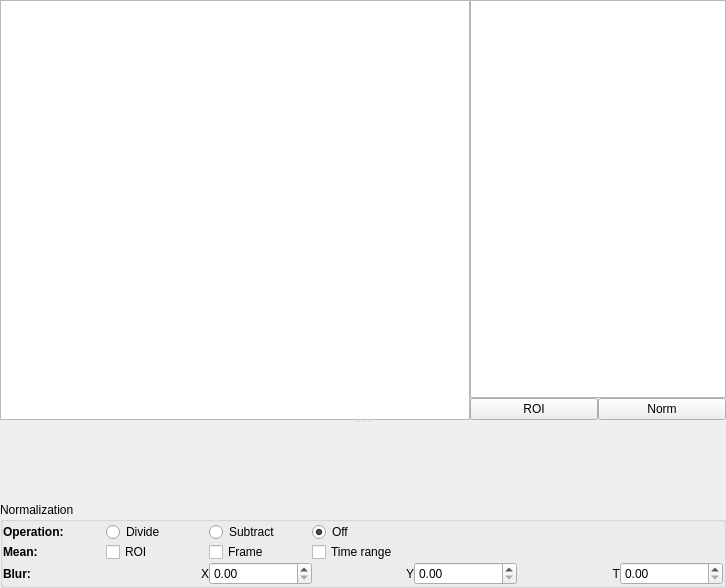
<?xml version="1.0" encoding="UTF-8"?>
<ui version="4.0">
 <class>Form</class>
 <widget class="QWidget" name="Form">
  <property name="geometry">
   <rect>
    <x>0</x>
    <y>0</y>
    <width>726</width>
    <height>588</height>
   </rect>
  </property>
  <property name="windowTitle">
   <string>Form</string>
  </property>
  <layout class="QGridLayout" name="gridLayout_3">
   <property name="margin">
    <number>0</number>
   </property>
   <property name="spacing">
    <number>0</number>
   </property>
   <item row="0" column="0">
    <widget class="QSplitter" name="splitter">
     <property name="orientation">
      <enum>Qt::Vertical</enum>
     </property>
     <widget class="QWidget" name="layoutWidget">
      <layout class="QGridLayout" name="gridLayout">
       <property name="spacing">
        <number>0</number>
       </property>
       <item row="0" column="0" rowspan="2">
        <widget class="GraphicsView" name="graphicsView"/>
       </item>
       <item row="0" column="1" colspan="2">
        <widget class="HistogramLUTWidget" name="histogram"/>
       </item>
       <item row="1" column="1">
        <widget class="QPushButton" name="roiBtn">
         <property name="sizePolicy">
          <sizepolicy hsizetype="Minimum" vsizetype="Fixed">
           <horstretch>0</horstretch>
           <verstretch>1</verstretch>
          </sizepolicy>
         </property>
         <property name="text">
          <string>ROI</string>
         </property>
         <property name="checkable">
          <bool>true</bool>
         </property>
        </widget>
       </item>
       <item row="1" column="2">
        <widget class="QPushButton" name="normBtn">
         <property name="sizePolicy">
          <sizepolicy hsizetype="Minimum" vsizetype="Fixed">
           <horstretch>0</horstretch>
           <verstretch>1</verstretch>
          </sizepolicy>
         </property>
         <property name="text">
          <string>Norm</string>
         </property>
         <property name="checkable">
          <bool>true</bool>
         </property>
        </widget>
       </item>
      </layout>
     </widget>
     <widget class="PlotWidget" name="roiPlot" native="true">
      <property name="sizePolicy">
       <sizepolicy hsizetype="Preferred" vsizetype="Preferred">
        <horstretch>0</horstretch>
        <verstretch>0</verstretch>
       </sizepolicy>
      </property>
      <property name="minimumSize">
       <size>
        <width>0</width>
        <height>40</height>
       </size>
      </property>
     </widget>
    </widget>
   </item>
   <item row="1" column="0">
    <widget class="QGroupBox" name="normGroup">
     <property name="title">
      <string>Normalization</string>
     </property>
     <layout class="QGridLayout" name="gridLayout_2">
      <property name="margin">
       <number>0</number>
      </property>
      <property name="spacing">
       <number>0</number>
      </property>
      <item row="0" column="2">
       <widget class="QRadioButton" name="normSubtractRadio">
        <property name="text">
         <string>Subtract</string>
        </property>
       </widget>
      </item>
      <item row="0" column="1">
       <widget class="QRadioButton" name="normDivideRadio">
        <property name="text">
         <string>Divide</string>
        </property>
        <property name="checked">
         <bool>false</bool>
        </property>
       </widget>
      </item>
      <item row="0" column="0">
       <widget class="QLabel" name="label_5">
        <property name="font">
         <font>
          <weight>75</weight>
          <bold>true</bold>
         </font>
        </property>
        <property name="text">
         <string>Operation:</string>
        </property>
       </widget>
      </item>
      <item row="1" column="0">
       <widget class="QLabel" name="label_3">
        <property name="font">
         <font>
          <weight>75</weight>
          <bold>true</bold>
         </font>
        </property>
        <property name="text">
         <string>Mean:</string>
        </property>
       </widget>
      </item>
      <item row="2" column="0">
       <widget class="QLabel" name="label_4">
        <property name="font">
         <font>
          <weight>75</weight>
          <bold>true</bold>
         </font>
        </property>
        <property name="text">
         <string>Blur:</string>
        </property>
       </widget>
      </item>
      <item row="1" column="1">
       <widget class="QCheckBox" name="normROICheck">
        <property name="text">
         <string>ROI</string>
        </property>
       </widget>
      </item>
      <item row="2" column="2">
       <widget class="QDoubleSpinBox" name="normXBlurSpin"/>
      </item>
      <item row="2" column="1">
       <widget class="QLabel" name="label_8">
        <property name="text">
         <string>X</string>
        </property>
        <property name="alignment">
         <set>Qt::AlignRight|Qt::AlignTrailing|Qt::AlignVCenter</set>
        </property>
       </widget>
      </item>
      <item row="2" column="3">
       <widget class="QLabel" name="label_9">
        <property name="text">
         <string>Y</string>
        </property>
        <property name="alignment">
         <set>Qt::AlignRight|Qt::AlignTrailing|Qt::AlignVCenter</set>
        </property>
       </widget>
      </item>
      <item row="2" column="4">
       <widget class="QDoubleSpinBox" name="normYBlurSpin"/>
      </item>
      <item row="2" column="5">
       <widget class="QLabel" name="label_10">
        <property name="text">
         <string>T</string>
        </property>
        <property name="alignment">
         <set>Qt::AlignRight|Qt::AlignTrailing|Qt::AlignVCenter</set>
        </property>
       </widget>
      </item>
      <item row="0" column="3">
       <widget class="QRadioButton" name="normOffRadio">
        <property name="text">
         <string>Off</string>
        </property>
        <property name="checked">
         <bool>true</bool>
        </property>
       </widget>
      </item>
      <item row="1" column="3">
       <widget class="QCheckBox" name="normTimeRangeCheck">
        <property name="text">
         <string>Time range</string>
        </property>
       </widget>
      </item>
      <item row="1" column="2">
       <widget class="QCheckBox" name="normFrameCheck">
        <property name="text">
         <string>Frame</string>
        </property>
       </widget>
      </item>
      <item row="2" column="6">
       <widget class="QDoubleSpinBox" name="normTBlurSpin"/>
      </item>
     </layout>
    </widget>
   </item>
  </layout>
 </widget>
 <customwidgets>
  <customwidget>
   <class>PlotWidget</class>
   <extends>QWidget</extends>
   <header>pyqtgraph.widgets.PlotWidget</header>
   <container>1</container>
  </customwidget>
  <customwidget>
   <class>GraphicsView</class>
   <extends>QGraphicsView</extends>
   <header>pyqtgraph.widgets.GraphicsView</header>
  </customwidget>
  <customwidget>
   <class>HistogramLUTWidget</class>
   <extends>QGraphicsView</extends>
   <header>pyqtgraph.widgets.HistogramLUTWidget</header>
  </customwidget>
 </customwidgets>
 <resources/>
 <connections/>
</ui>
